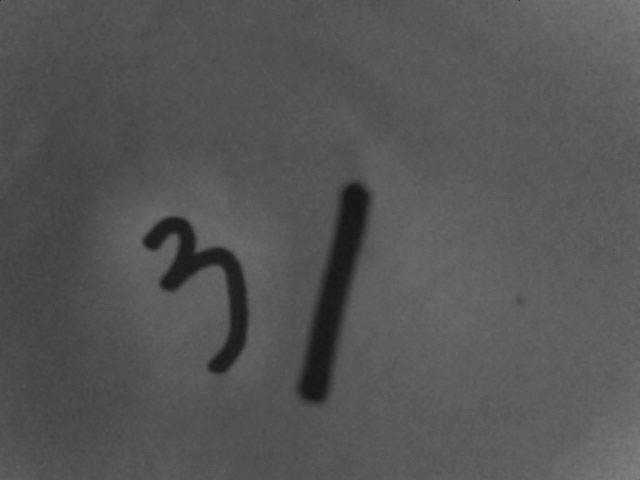
//> input picture practice-7/images/handwriting.jpg, 640 x 480 px
$ ./task_5.1   (built with g++ and OpenCV 4)
//> lines starting //> are read from the running program, lines starting //| are printed output that depends on the picture; after the words box and inside, x2 and y2 are one past the last pixel; in counts of white or black regions, pixels touching at a corner belong together
/** 计算轮廓特征，如面积、周长、最小外接距等 **/

#include <iostream>
#include <opencv2/highgui.hpp>
#include <opencv2/imgproc.hpp>

using namespace std;

int main(void)
{
    cv::Mat srcImg = cv::imread("images/handwriting.jpg", 1);
//> srcImg is the input picture: 480 rows x 640 cols, CV_8UC3; min 20, max 131, mean 85.5
    cv::Mat grayImg;
    cv::cvtColor(srcImg, grayImg, cv::COLOR_BGR2GRAY);

    cv::Mat binaryImg;
    cv::threshold(grayImg, binaryImg, 0, 255, cv::THRESH_BINARY_INV | cv::THRESH_OTSU);
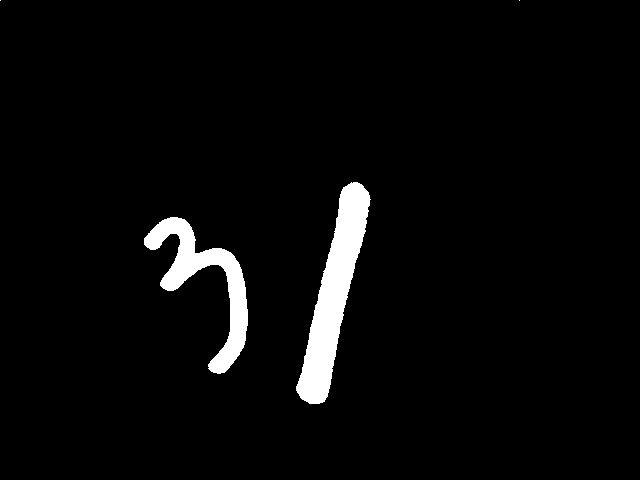
//> binaryImg: 480 rows x 640 cols, CV_8UC1; 3.6% white; 4 white regions (2 under 20 px)


    // 寻找并绘制轮廓
    std::vector<std::vector<cv::Point>> contours;
    std::vector<cv::Vec4i> hierarchy;
    double totalArea, totalPerimeter;

    cv::findContours(binaryImg, contours, hierarchy, cv::RETR_TREE, cv::CHAIN_APPROX_SIMPLE, cv::Point());
//> contours = 4 contours, 2 with area under 20; largest, box (x1, y1, x2, y2) and area: (296, 182, 371, 404) 6290, (144, 217, 248, 374) 4386
    cv::drawContours(srcImg, contours, -1, cv::Scalar(0, 0, 255), 1, cv::LINE_8);
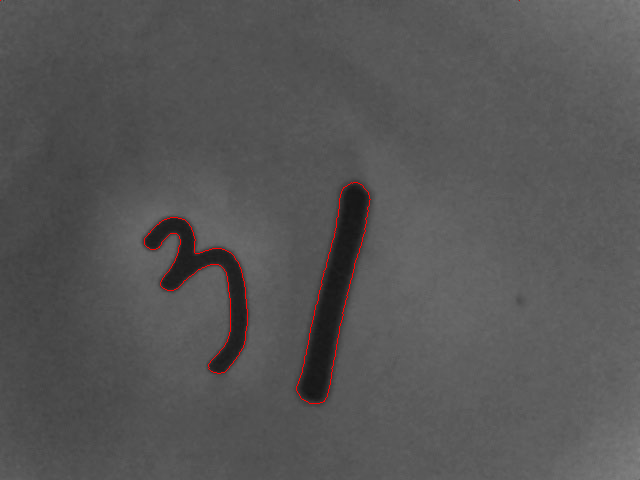
//> srcImg: 480 rows x 640 cols, CV_8UC3; 0.32% of pixels changed, all inside (x1, y1, x2, y2) = (0, 0, 520, 404)

    /* 遍历每一个轮廓 */
    for (size_t i = 0; i < contours.size(); ++i)
    {
        std::vector<cv::Point> tmpContour = contours[i];

        // 寻找外接矩
        cv::Rect bdRect = cv::boundingRect(tmpContour);
        cv::rectangle(srcImg, bdRect, cv::Scalar(0, 255, 0), 2, cv::LINE_8);

        // 寻找最小外接矩
        cv::RotatedRect minRect = cv::minAreaRect(tmpContour);
        cv::Point2f vertex[4];
        minRect.points(vertex);

        for (size_t i = 0; i < 4; ++i)
        {
            cv::line(srcImg, vertex[i], vertex[(i+1) % 4], cv::Scalar(255, 0, 0), 2, cv::LINE_8);
        }

        // 寻找最小外接圆
        cv::Point2f center;
        float radius = 0;

        cv::minEnclosingCircle(tmpContour, center, radius);
        cv::circle(srcImg, center, radius, cv::Scalar(255, 255, 0), 2, cv::LINE_8);

        // 计算轮廓总面积及总周长
        totalArea += cv::contourArea(tmpContour);
        totalPerimeter += cv::arcLength(tmpContour, true);
    }
//> this loop made 4 passes
//> (bdRect, minRect, center, radius, totalArea, totalPerimeter) on passes 1 to 2: (Rect(144, 217, 104, 157), centre (207.2, 287.8), size (79, 162.6), angle -30, Point(194, 295.5), 82.17, 4386.5, 585.8), (Rect(296, 182, 75, 222), centre (334.1, 292.8), size (226.1, 32.7), angle -77.1, Point(333, 292.5), 113.1, 10676, 1113.2)
//> (bdRect, minRect, vertex, radius, totalArea, totalPerimeter) on pass 3: (Rect(519, 0, 1, 1), centre (519, 0), size (0, 0), angle -90, 4 Points (x, y): [519, 0], [519, 0], [519, 0], [519, 0], 0.0001, 10676, 1113.2)
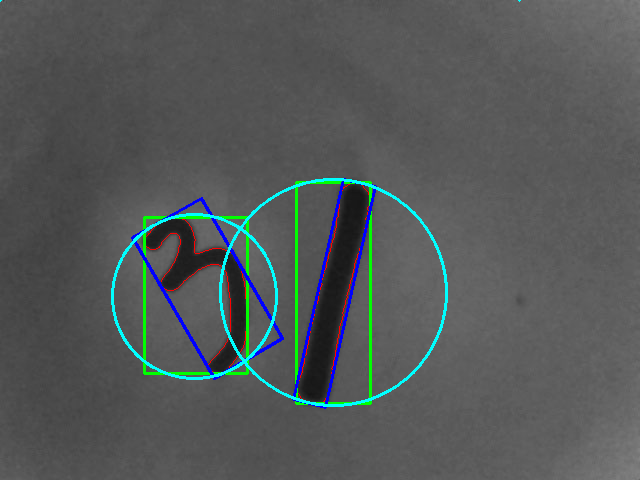
//> srcImg: 480 rows x 640 cols, CV_8UC3; 2.93% of pixels changed, all inside (x1, y1, x2, y2) = (0, 0, 521, 409)
//> after the loop, totalArea = 10676; totalPerimeter = 1113.2

    cout << "total area = " << totalArea << endl;
//| total area = 10676
    cout << "total perimeter = " << totalPerimeter << endl;
//| total perimeter = 1113.18


    cv::imshow("contours", srcImg);
    cv::waitKey(0);

	return 0;
}
